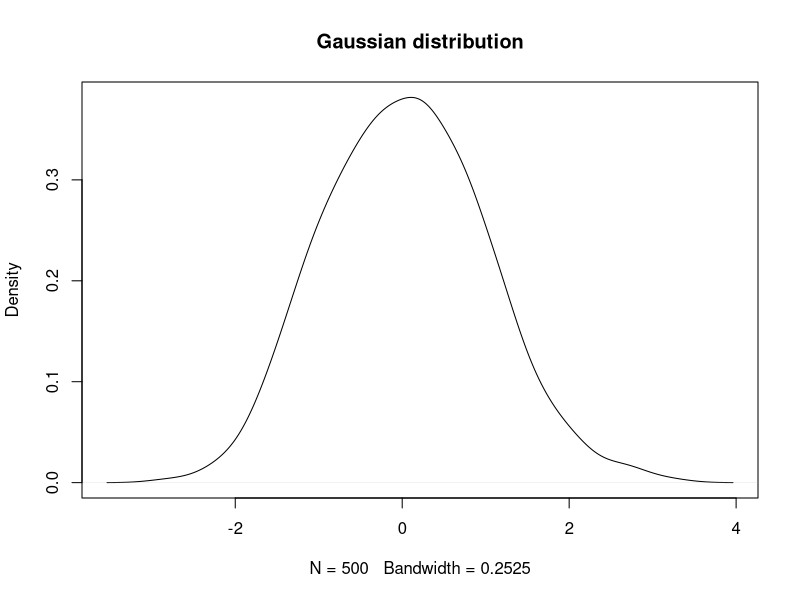
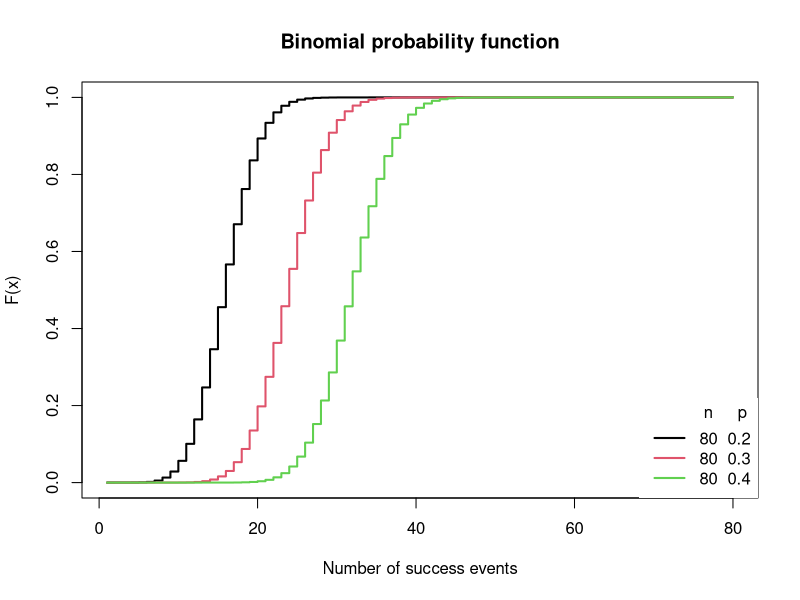
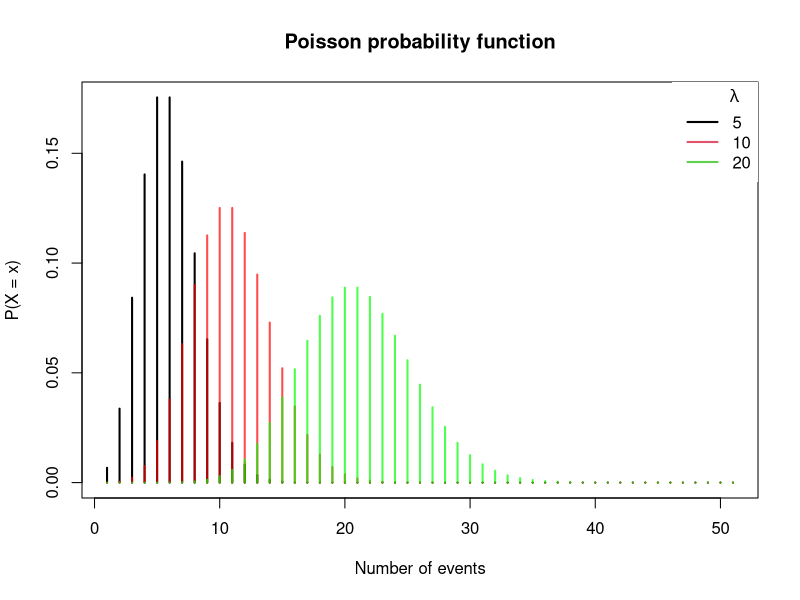
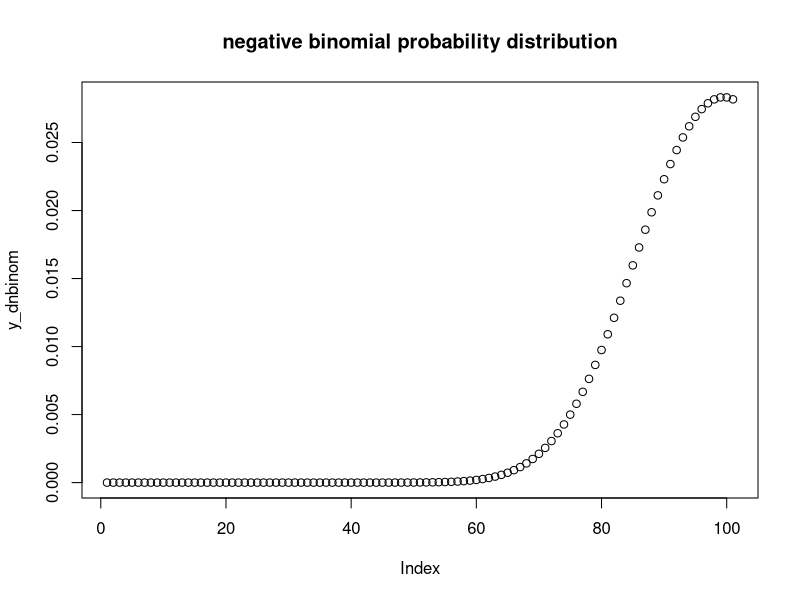

Generate these figures, in order, with R:
## ---- chunk 1
knitr::opts_chunk$set(
	echo = TRUE,
	message = FALSE,
	warning = FALSE
)
## ---- chunk 2
xnor<-rnorm(500)
plot(density(xnor), main = "Gaussian distribution")
## ---- chunk 3
xb <- 1:80

# n = 80, p = 0.2
plot(pbinom(xb, size = 80, prob = 0.2), type = "s", lwd = 2,
     main = "Binomial probability function",
     xlab = "Number of success events", ylab = "F(x)")

# n = 80, p = 0.3
lines(pbinom(xb, size = 80, prob = 0.3), type = "s",
      lwd = 2, col = 2)

# n = 80, p = 0.4
lines(pbinom(xb, size = 80, prob = 0.4), type = "s",
      lwd = 2, col = 3)

# Añadimos una leyenda
legend("bottomright", legend = c("80  0.2", "80  0.3", "80  0.4"),
       title = "n     p", title.adj = 0.85,
       lty = 1, col = 1:3, lwd = 2, box.lty = 0)
## ---- chunk 4
x <- 0:50
lambda <- 5
plot(dpois(x, lambda), type = "h", lwd = 2,
     main = "Poisson probability function",
     ylab = "P(X = x)", xlab = "Number of events")
lambda <- 10
lines(dpois(x, lambda), type = "h", lwd = 2, col = rgb(1,0,0, 0.7))
lambda <- 20
lines(dpois(x, lambda), type = "h", lwd = 2, col = rgb(0, 1, 0, 0.7))
legend("topright", legend = c("5", "10", "20"),
       title = expression(lambda), title.adj = 0.75,
       lty = 1, col = 1:3, lwd = 2, box.lty = 0)
## ---- chunk 5
x_dnbinom <- seq(0, 100, by = 1)
y_dnbinom <- dnbinom(x_dnbinom, size = 100, prob = 0.5)
plot(y_dnbinom, main = "negative binomial probability distribution")
## ---- chunk 6
library(mgcv)
library(lme4)

data<-read.table("data/10_data_threat.txt", 
                     header=TRUE, 
                     sep="\t",
                     dec=",",
                     na.strings="NA")
attach(data)
head(data)
## ---- chunk 7
sessionInfo()
